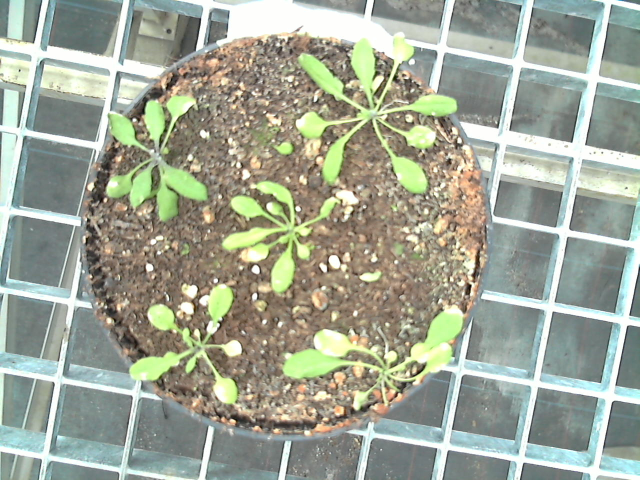
#> input picture Original/167.jpg, 1280 x 960 px, found by its file name (shown at 1/2 size)
$ jupyter execute cropimage.ipynb
#> lines starting #> are read from the running program, lines starting #| are printed output that depends on the picture
[cell 1]
import cv2

[cell 2]
def crop_image(input_image_path, output_image_path, crop_box):
#> called with input_image_path = './glasshouse_images/original/167.jpg', output_image_path = './glasshouse_images/cropped/167_1.jpeg', crop_box = (750, 150, 950, 500)
    image = cv2.imread(input_image_path)
#> image is the input picture: shape (960, 1280, 3); mean B, G, R 149.9, 165.5, 159.4
    cropped_image = image[crop_box[1]:crop_box[3], crop_box[0]:crop_box[2]]
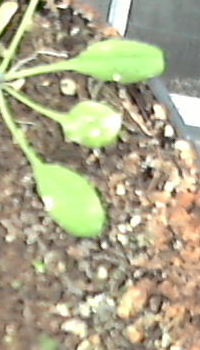
#> cropped_image: shape (350, 200, 3); mean B, G, R 137.4, 167.9, 172.6
    cv2.imwrite(output_image_path, cropped_image)


$ run again, with Original/13.jpg copied over Original/167.jpg
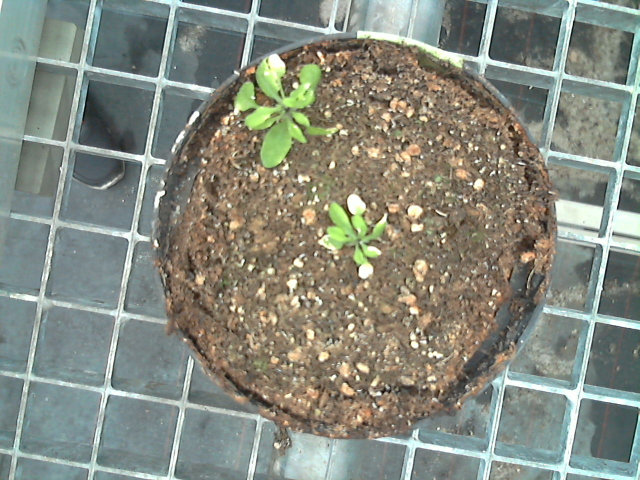
#> input picture Original/13.jpg, 1280 x 960 px, found by its file name (shown at 1/2 size)
#> in crop_image, image is the input picture: shape (960, 1280, 3); mean B, G, R 126.9, 138, 133.7
#> in crop_image, `cropped_image = image[crop_box[1]:crop_box[3], crop_box[0]:crop_box[2]]`:
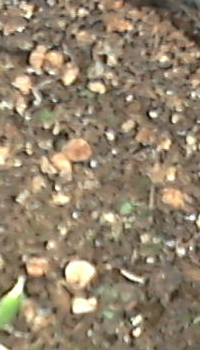
#> cropped_image: shape (350, 200, 3); mean B, G, R 107.4, 130.6, 146.3

$ run again, with Original/133.jpg copied over Original/167.jpg
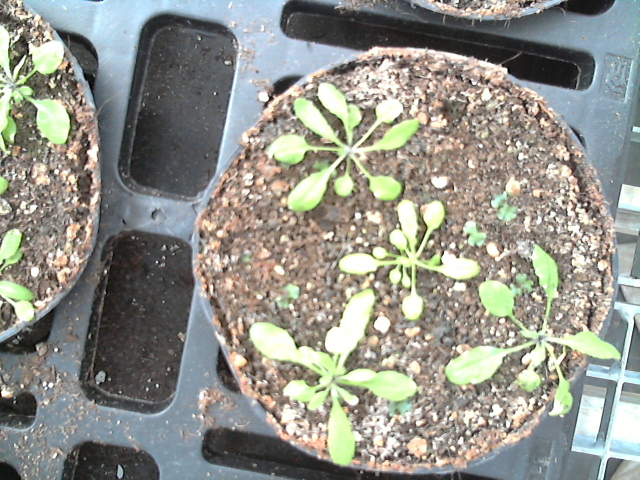
#> input picture Original/133.jpg, 1280 x 960 px, found by its file name (shown at 1/2 size)
#> in crop_image, image is the input picture: shape (960, 1280, 3); mean B, G, R 138.6, 147, 146.5
#> in crop_image, `cropped_image = image[crop_box[1]:crop_box[3], crop_box[0]:crop_box[2]]`:
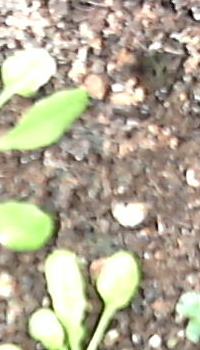
#> cropped_image: shape (350, 200, 3); mean B, G, R 148.9, 170.7, 178.4

$ run again, with Original/134.jpg copied over Original/167.jpg
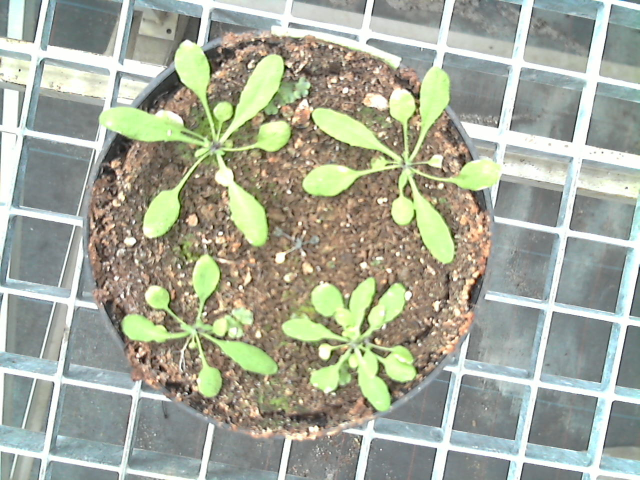
#> input picture Original/134.jpg, 1280 x 960 px, found by its file name (shown at 1/2 size)
#> in crop_image, image is the input picture: shape (960, 1280, 3); mean B, G, R 153.6, 170, 165.4
#> in crop_image, `cropped_image = image[crop_box[1]:crop_box[3], crop_box[0]:crop_box[2]]`:
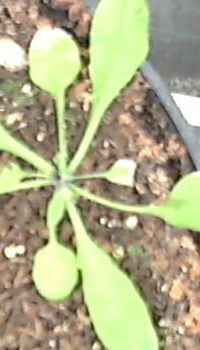
#> cropped_image: shape (350, 200, 3); mean B, G, R 136.9, 175.7, 176.4
